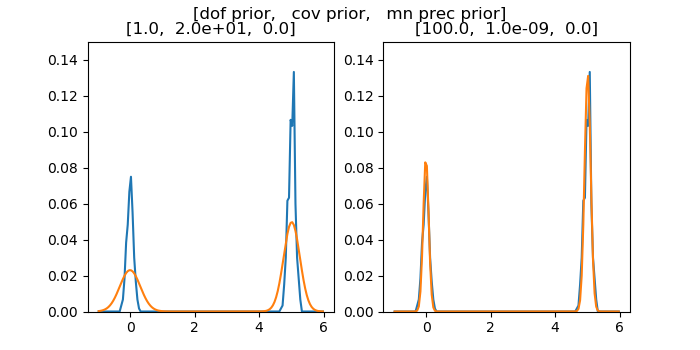

Source code (Python):
import numpy as _N
from sklearn.mixture import BayesianGaussianMixture
import matplotlib.pyplot as _plt

#  generate data  - 2-component Gaussian mixture
N1 = 220
N2 = 380

X              = _N.empty((N1+N2, 1))
X[0:N1, 0]     = 0.1*_N.random.randn(N1)
X[N1:N1+N2, 0] = 5 + 0.1*_N.random.randn(N2)   #  2nd cluster (moveable)


#  max # of components for finite approx of Dirichlet process
n_components = 4
                                     
#  example - setting dof_prior and cov. prior to reasonable value
#  still produces very wide

#  [dof_prior, cov_prior, mean_prec_prior]
prm_sets = [[1., 20, 0.001],
            [100, 1e-9, 0.001]]

fig = _plt.figure(figsize=(7, 4))
i_subpl = 0

random_state = 10
BNS=140

#  bins for histogram
xbns   = _N.linspace(-1, 6, BNS+1)
xms    = 0.5*(xbns[0:-1] + xbns[1:])
dx     = _N.diff(xbns)[0]

for prm in prm_sets:
    i_subpl += 1

    occ_cnts, bnsx = _N.histogram(X[:, 0], bins=xbns)
    
    bgm = BayesianGaussianMixture(\
        n_components=n_components,\
        ################  priors
        weight_concentration_prior_type="dirichlet_process",\
        weight_concentration_prior=0.9,\
        degrees_of_freedom_prior=prm[0],\
        covariance_prior=_N.array([prm[1]]),\
        mean_precision_prior=prm[2],\
        ################  priors                              
        reg_covar=0, init_params='random',\
        max_iter=1500,\
        random_state=random_state, covariance_type="diag")

    bgm.fit(X)

    pcs  = bgm.means_.shape[0]

    mns_r  = bgm.means_.T.reshape((1, pcs))
    isd2s_r= bgm.precisions_.T.reshape((1, pcs))
    sd2s_r = bgm.covariances_.T.reshape((1, pcs))
    xms_r  = xms.reshape((BNS, 1))

    A      = (bgm.weights_ / _N.sqrt(2*_N.pi*sd2s_r)) * dx
    occ_x = _N.sum(A*_N.exp(-0.5*(xms_r - mns_r)*(xms_r - mns_r)*isd2s_r), axis=1)
    fig.add_subplot(1, 2, i_subpl)
    _plt.ylim(0, 0.15)
    _plt.plot(xms, occ_cnts/(X.shape[0]))
    _plt.plot(xms, occ_x)
    _plt.title("[%(dof).1f,  %(cov).1e,  %(prc).1f]" % {"dof" : prm[0], "cov" : prm[1], "prc" : prm[2]})

_plt.suptitle("[dof prior,   cov prior,   mn prec prior]")
_plt.savefig("ex3.png")
